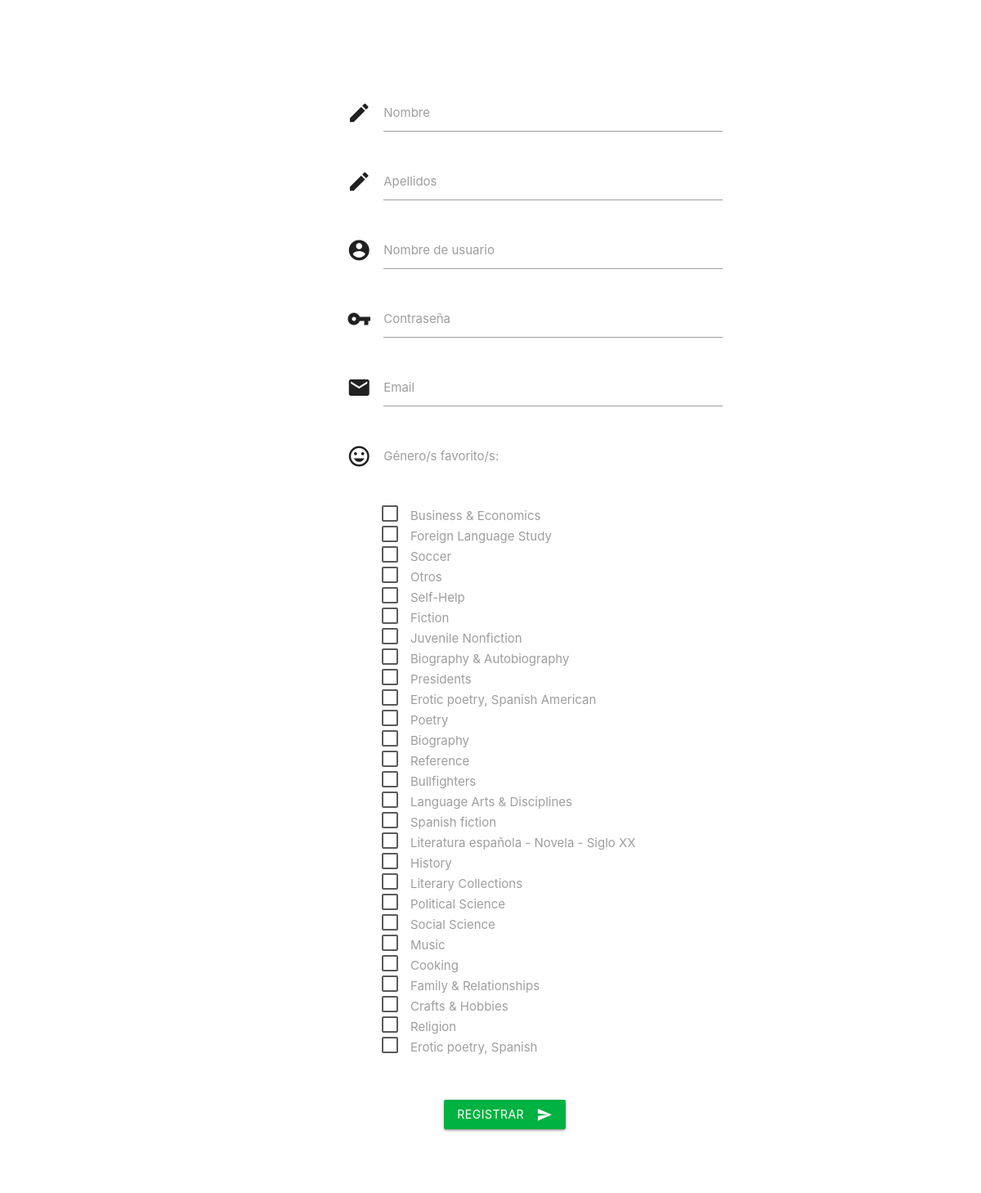
/registro.php, run on an earlier commit of the app's database.
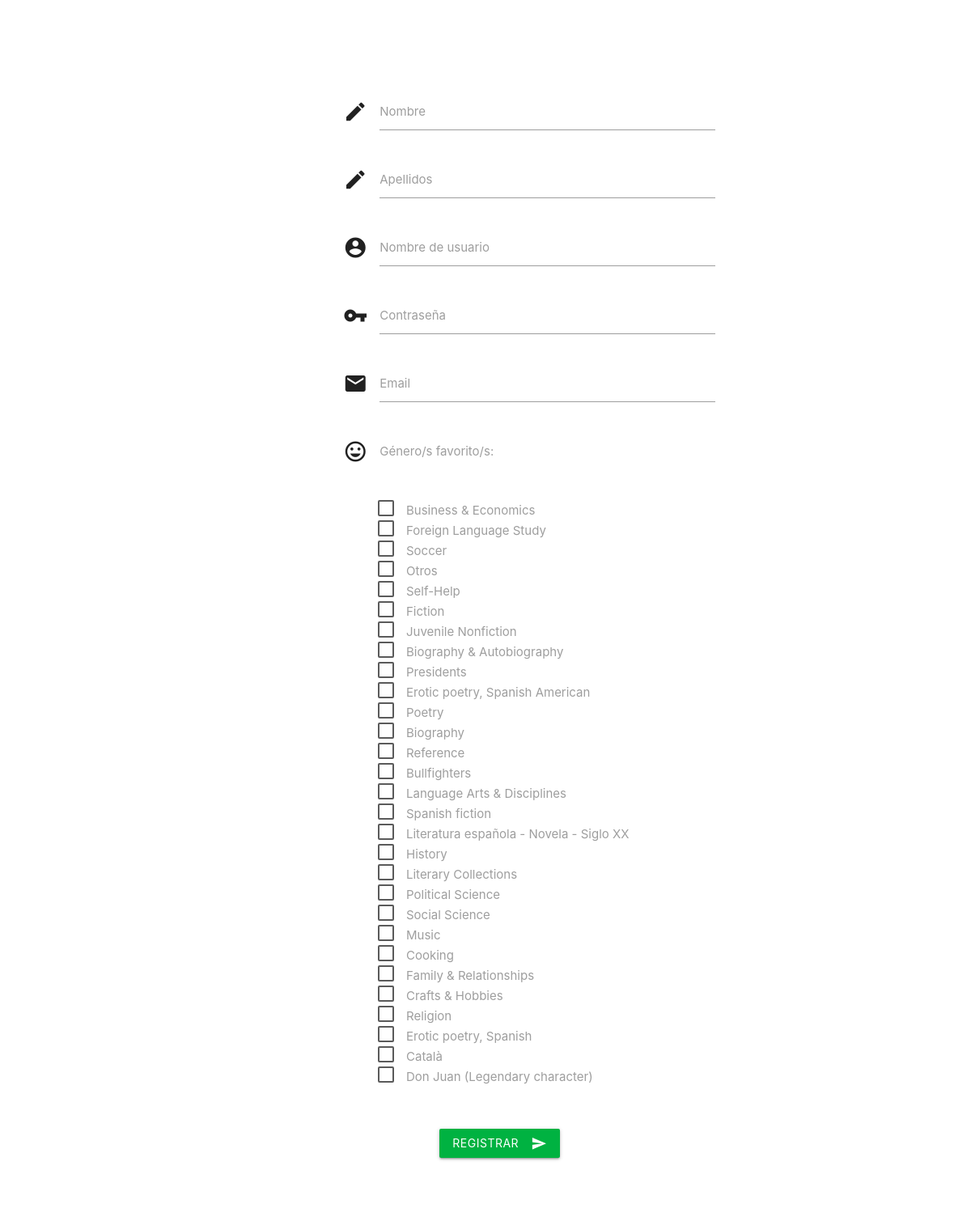
And on a later commit of the database.
### tables this page shows
CREATE TABLE IF NOT EXISTS `genero` (
  `idGenero` int(11) NOT NULL AUTO_INCREMENT,
  `genero` varchar(50) NOT NULL,
  PRIMARY KEY (`idGenero`)
);

### libs/formulario_registro.php (the view, shortened to what this page needs)
<!DOCTYPE html>
<html lang="es">
<head>
  <link type="text/css" rel="stylesheet" href="css/materialize.min.css" media="screen,projection" />
	<link rel="stylesheet" href="css/style.css">
</head>
<body>
	<div class="wrapper-form-reg">
		<div class="row">
			<form id="registro" method="POST" class="col s12">
				<div class="row">
				<div class="input-field col s6 form-login-div">
            <i class="material-icons prefix">edit</i>
            <input type="text" name="nom" value="<?= $nom ?>" maxlength="100" class="validate" required />
            <label for="icon_edit">Nombre</label>
        </div>
				<br />
				<br />
				<div class="input-field col s6 form-login-div">
            <i class="material-icons prefix">edit</i>
            <input type="text" name="ape" value="<?= $ape ?>" maxlength="100" class="validate" required />
            <label for="icon_edit">Apellidos</label>
				</div>
				<br />
				<br />
				<div class="input-field col s6 form-login-div">
						<i class="material-icons prefix">account_circle</i>
            <input type="text" name="usr" value="<?= $usr ?>" maxlength="15" class="validate" required />
            <label for="icon_vpn_key">Nombre de usuario</label>
				</div>
				<br />
				<br />
				<div class="input-field col s6 form-login-div">
            <i class="material-icons prefix">vpn_key</i>
            <input type="password" name="pwd" required />
            <label for="icon_vpn_key">Contraseña</label>
				</div>
				<br />
				<br />
				<div class="input-field col s6 form-login-div">
            <i class="material-icons prefix">email</i>
            <input type="email" name="ema" value="<?= $ema ?>" />
            <label for="icon_email">Email</label>
				</div>
				<br />
				<br />
				<br />
				<br />
				<br />
				<br />
				<br />
				<br />
				<br />
				<div class="input-field col s6 form-login-div">
            <i class="material-icons prefix">insert_emoticon</i>
            <label class="label-generos">Género/s favorito/s:</label>
				</div>
				<br />
				<br />
				<br />
				<br />
				<br />
				<br />
				<?php
					$res = $lnk->query("SELECT * FROM genero ; ")
							or die("**Error consulta géneros: $lnk->errno : $lnk->error");
					while($row=$res->fetch_object()):
						$checked = (!is_null($gen) &&
										(array_search($row->idGenero, $gen)!==false))?"checked":"" ;
						echo "<p class=\"generos-p\"><label><input type=\"checkbox\" class=\"filled-in\" name=\"gen[]\" value=\"$row->idGenero\" $checked /><span>$row->genero</span></label></p>" ;
					endwhile ;
				?>
				<br/>
				<div class="div-btn-submit">
					<button class="btn waves-effect waves-light btn-submit" type="submit" name="action">Registrar
						<i class="material-icons right">send</i>
					</button>
				</div>
				</div>
			</form>
		</div>
	 </div>
</body>
</html>

### registro.php (shortened to what this page needs)
<?php
	$nom = $_POST["nom"]??"" ;
	$ape = $_POST["ape"]??"" ;
	$usr = $_POST["usr"]??"" ;
	$ema = $_POST["ema"]??"" ;
	$gen = isset($_POST["gen"])?$_POST["gen"]:null ;
	$lnk = new mysqli("sql111.epizy.com","epiz_23053888","JnGYBbA35hYECtp","epiz_23053888_libroteca")
			or	die("**Error de conexión: $lnk->connect_errno") ;
	$lnk->set_charset("utf8") ;
	if (isset($_POST["flag"]) && ($_POST["flag"]==="false")):
		$pwd = md5($_POST["pwd"]) ;
		$sql = "INSERT INTO usuario
			    (usuario,password,email,nombre,apellidos) VALUES
					('$usr','$pwd','$ema','$nom','$ape');" ;
		if($lnk->query($sql)):
			$sql = "INSERT INTO genero_usuario VALUES " ;
			foreach($gen as $item):
				$sql .= "($lnk->insert_id, $item)," ;
			endforeach ;
			$sql = rtrim($sql, ',');
			if ($lnk->query($sql)):
				header("location:http://libroteca.epizy.com/?exito") ;
			else:
				$err = "Se ha producido un error en el registro." ;
				require_once("libs/formulario_registro.php") ;
			endif ;
		else :
			$err = "Se ha producido un error en el registro." ;
			require_once("libs/formulario_registro.php") ;
		endif ;
	else:
		require_once("libs/formulario_registro.php") ;
	endif ;

### css/style.css (style rules this page uses)
* { margin: 0; padding: 0; }
body { display: flex; min-height: 100vh; flex-direction: column; }
.wrapper-form-reg { margin: 100px; padding-left: 35px; }
.form-login-div { margin: 15px 278px!important; }
.label-generos { font-size: 1rem!important; margin-left: 332px; }
.generos-p { margin-left: 332px!important; }
.div-btn-submit { text-align: center; margin: 30px; }
.btn-submit { background-color: #2196f3; }
.btn { background-color: #00b241!important; }

What changed in the data, as far as the page shows it:
added genero: genero "Català"
added genero: genero "Don Juan (Legendary character)"
